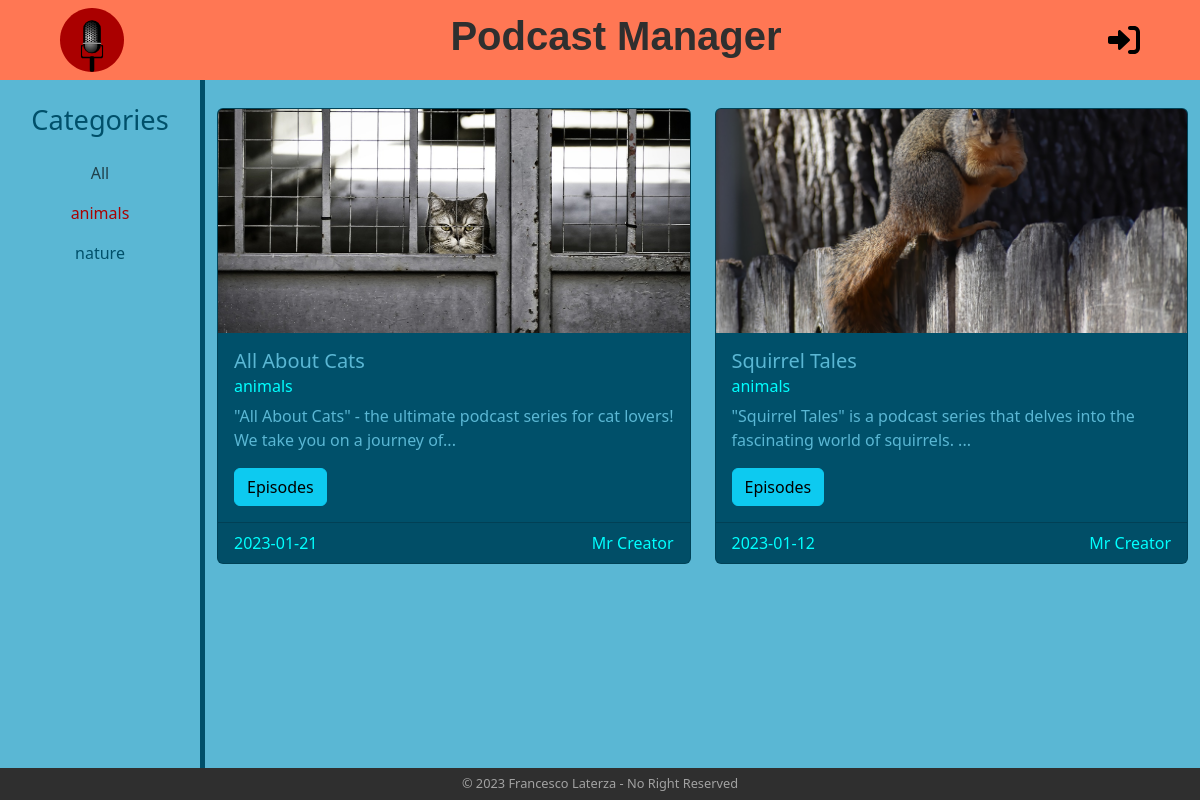
/category/animals, run on the app's committed database.
### tables this page shows
CREATE TABLE "series" (
	"id"	INTEGER,
	"title"	TEXT NOT NULL,
	"category"	TEXT NOT NULL,
	"date"	TEXT NOT NULL,
	"text"	TEXT NOT NULL,
	"creator_id"	INTEGER NOT NULL,
	PRIMARY KEY("id" AUTOINCREMENT),
	FOREIGN KEY("creator_id") REFERENCES "users"("id") ON DELETE CASCADE
);

CREATE TABLE "users" (
	"id"	INTEGER,
	"username"	TEXT NOT NULL,
	"email"	TEXT NOT NULL UNIQUE,
	"password"	TEXT NOT NULL,
	"is_creator"	INTEGER NOT NULL,
	PRIMARY KEY("id" AUTOINCREMENT)
);

### app.py (the view)
@app.route("/category/<category>")
def home_category(category):
    series_list = series_dao.get_series_by_category(category)
    categories = series_dao.get_categories()
    return render_template("home.html", series_list=series_list, categories=categories, current_category=category, get_creator_name=users_dao.get_user_username_by_id, is_following=follows_dao.is_following)

### dao/series_dao.py (called while the page is built)
def get_series_by_category(category):
    conn = sqlite3.connect("db/series.db")
    conn.row_factory = sqlite3.Row
    cursor = conn.cursor()
    sql = "SELECT * FROM series WHERE category = ? AND date <= ? ORDER BY date DESC"
    curr_date = date.today()
    cursor.execute(sql, (category, curr_date))
    res = cursor.fetchall()
    cursor.close()
    conn.close()
    return res

def get_categories():
    conn = sqlite3.connect("db/series.db")
    conn.row_factory = sqlite3.Row
    cursor = conn.cursor()
    sql = "SELECT DISTINCT category FROM series WHERE date <= ?"
    curr_date = date.today()
    cursor.execute(sql, (curr_date, ))
    res = cursor.fetchall()
    cursor.close()
    conn.close()
    return res

### dao/users_dao.py (called while the page is built)
def get_user_by_id(id):
    conn = sqlite3.connect("db/series.db")
    conn.row_factory = sqlite3.Row
    cursor = conn.cursor()
    sql = "SELECT * FROM users WHERE id = ?"
    cursor.execute(sql, (id, ))
    res = cursor.fetchone()
    cursor.close()
    conn.close()
    return res

def get_user_username_by_id(id):
    user = get_user_by_id(id)
    return user["username"]

### templates/home.html (shortened to what this page needs)
{% extends "base.html" %} {% block title %}Home{% endblock %} {% block content%}
<div class="container-fluid">
  <div class="row">
    <aside class="col-lg-2 col-12 mt-4 mb-4 container text-center">
      <div class="row">
        <h3>Categories</h3>
      </div>
      <div class="row">
        <nav class="navbar navbar-expand-lg">
          <div class="container-fluid justify-content-center">
            <div
              class="collapse navbar-collapse justify-content-center"
              id="navbarSupportedContent"
            >
              <ul class="navbar-nav mb-2 mb-lg-0 flex-column">
                <li class="nav-item">
                  <a
                    class="nav-link {% if current_category == 'All' %}active nav-color-active{% endif %}"
                    aria-current="page"
                    href="{{ url_for('home') }}"
                    title="select all category"
                    >All</a
                  >
                </li>
                {% for category in categories %}
                <li class="nav-item">
                  <a
                    class="nav-link {% if current_category == category.category %}active nav-color-active{% else %}nav-color{% endif %}"
                    href="{{ url_for('home_category', category=category.category) }}"
                    title="select category {{ category.category }}"
                    >{{ category.category | e }}</a
                  >
                </li>
                {% endfor %}
              </ul>
            </div>
          </div>
        </nav>
      </div>
    </aside>
    <main class="col-10 container home-main">
      <div class="row row-cols-1 row-cols-md-2 row-cols-xxl-4 g-4 mt-1 mb-4">
        {% for series in series_list %}
        <div class="col">
          <article class="card">
            <img
              src="{{ url_for('static', filename='images/'+series.title.lower().replace(' ', '_').replace('\'', '_')+'.jpeg') }}"
              class="series-image card-img-top"
              alt="series image"
            />
            <section class="card-body">
              <h5 class="card-title">{{ series.title | e }}</h5>
              <h6 class="card-subtitle mb-2 text-muted text-muted-series">
                {{ series.category | e }}
              </h6>
              <p class="card-text">{{ series.text[:90]+'...' | e }}</p>
              <a
                href="{{ url_for('series', series_id=series.id) }}"
                class="btn btn-info"
                title="series page"
                >Episodes</a
              >
            </section>
            <footer
              class="card-footer text-muted text-muted-series d-flex justify-content-between"
            >
              <p class="card-text">{{ series.date | e }}</p>
              <p class="card-text">
                {{ get_creator_name(series.creator_id) | e }}
              </p>
            </footer>
          </article>
        </div>
        {% endfor %}
      </div>
    </main>
  </div>
</div>
{% endblock%}

### static/style.css (style rules this page uses)
body { font-family: "Segoe UI", Tahoma, Geneva, Verdana, sans-serif; background-color: #5ab7d4; }
aside h3 { font-size: 1.7rem; display: block; color: #00506a; }
.nav-color { color: #00506a; }
.nav-color-active { color: #aa0200 !important; }
.home-main { border-left: 5px solid #00506a; }
main { min-height: calc(100vh - 7rem); }
.card { background-color: #00506a; color: #5ab7d4; }
.series-image { height: 14rem; object-fit: cover; }
.card footer p { margin-bottom: 0; }
.text-muted-series { color: #00ffff !important; }

### data on the page
series: shows a picture, title "All About Cats", category "animals", text "\"All About Cats\" - the ultimate podcast series for cat lovers! We take you on a journey of...", date "2023-01-21"
users: username "Mr Creator"
series: shows a picture, title "Squirrel Tales", category "animals", text "\"Squirrel Tales\" is a podcast series that delves into the fascinating world of squirrels. ...", date "2023-01-12"

### other printed values
{{ category.category | e }} "animals" "nature"
